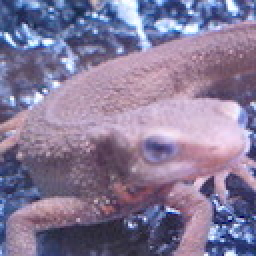
#> input picture img/imori.jpg, 128 x 128 px, found by its file name (shown 2 times larger)
$ python q15.py   (older library calls are emulated)
#> lines starting #> are read from the running program, lines starting #| are printed output that depends on the picture; after the words box and inside, x2 and y2 are one past the last pixel; in counts of white or black regions, pixels touching at a corner belong together
### source/q9.py
import cv2
import numpy as np
import traceback
import functools


def add_padding(img, val=0):
    """画像の周囲を指定した値でパディングします。

    Arguments:
        img {numpy.ndarray} -- 画像

    Keyword Arguments:
        val {int} -- パディングの値 (default: {0})

    Returns:
        numpy.ndarray -- パディング後の画像
    """

    out_img = img.copy()
    out_img = np.insert(out_img, 0, val, 0)
    out_img = np.insert(out_img, -1, val, 0)
    out_img = np.insert(out_img, 0, val, 1)
    out_img = np.insert(out_img, -1, val, 1)

    return out_img


# [17 lines left out: function delete_padding, not called in this run]


def get_filter_value(mat, kernel) -> float:
    """行列にフィルタを適用した結果の値を取得します。

    Arguments:
        mat {numpy.ndarray} -- 行列
        kernel {numpy.ndarray} -- カーネル

    Raises:
        ValueError
        -- カーネルが正方行列でないとき
        -- 入力された行列とカーネルの大きさが違うとき

    Returns:
        float -- フィルタ適用結果の値
    """

    if not kernel.shape[0] == kernel.shape[1]:
        raise ValueError("カネールは正方行列でなければなりません。")

    try:
        return np.sum(mat * kernel)
    except ValueError:
        traceback.print_exc()
        raise


def fix_overflow(img):
    out_img = img.copy()
    out_img[out_img < 0] = 0
    out_img[out_img > 255] = 255

    return out_img


def apply_filter(img, k_size, fil_func):
    """画像にフィルタを適用します。

    Arguments:
        img {numpy.ndarray} -- BGR画像（3ch）
        k_size {numpy.ndarray} -- カーネルサイズ（3x3なら3）
        fil_func {Callable[[numpy.ndarray], float]} -- フィルタ適用関数

    Returns:
        numpy.ndarray -- フィルタ適用後画像（3ch）

    Notes:
        入力はRGB画像、グレー画像でも正常に動作します。
    """

    k_pad = k_size // 2
    channel_num = 1 if img.ndim == 2 else img.shape[2]
    out_img = np.zeros_like(img, np.float)
    tmp_img = img.copy()

    for _ in range(k_pad):
        tmp_img = add_padding(tmp_img)

    for h in range(0, out_img.shape[0]):
        for w in range(0, out_img.shape[1]):
            for channel in range(channel_num):
                h_end = h + 2 * k_pad + 1
                w_end = w + 2 * k_pad + 1
                if channel_num == 1:
                    out_img[h, w] = fil_func(tmp_img[h: h_end, w: w_end])
                else:
                    out_img[h, w, channel] = fil_func(
                        tmp_img[h: h_end, w: w_end, channel])

    out_img = fix_overflow(out_img)

    return out_img.astype(np.uint8)


# [16 lines left out: function _main, not called in this run]

# [2 lines that do not run on import are left out]

### source/q15.py
import cv2
import numpy as np
import functools
import q9


def _main():  # pragma: no cover
    img = cv2.imread(r"img/imori.jpg", cv2.IMREAD_GRAYSCALE)
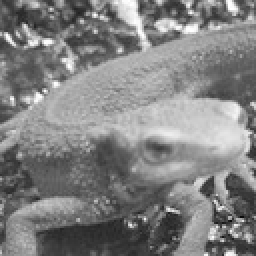
#> img: shape (128, 128) (shown 2 times larger); min 8, max 255, mean 129.1

    sobel_kernel_v = np.array([
        [1, 0, -1],
        [2, 0, -2],
        [1, 0, -1],
    ])

    sobel_kernel_h = np.array([
        [1, 2, 1],
        [0, 0, 0],
        [-1, -2, -1],
    ])

    img_v = q9.apply_filter(img, sobel_kernel_v.shape[0], functools.partial(
            q9.get_filter_value, kernel=sobel_kernel_v))
#> after the loop in apply_filter, `for h in range(0, out_img.shape[0]):`:
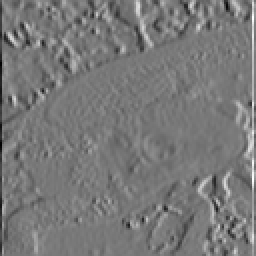
#> out_img: shape (128, 128) float64 (shown 2 times larger); min -722, max 803, mean 0.2; drawn with min black and max white
#> in fix_overflow, `out_img[out_img < 0] = 0`:
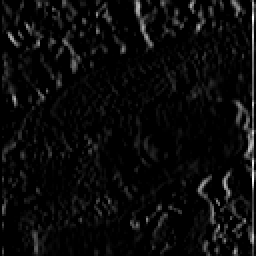
#> out_img: shape (128, 128) float64 (shown 2 times larger); min 0, max 803, mean 34.7; drawn with min black and max white
#> in fix_overflow, `out_img[out_img > 255] = 255`:
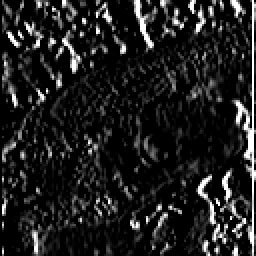
#> out_img: shape (128, 128) float64 (shown 2 times larger); 2.73% of pixels changed, all inside (x1, y1, x2, y2) = (1, 0, 128, 127)

    img_h = q9.apply_filter(img, sobel_kernel_h.shape[0], functools.partial(
            q9.get_filter_value, kernel=sobel_kernel_h))
#> call 2 of apply_filter, with k_size = 3
#> after the loop in apply_filter (call 2), `for h in range(0, out_img.shape[0]):`:
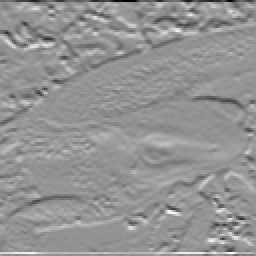
#> out_img: shape (128, 128) float64 (shown 2 times larger); min -999, max 726, mean 0.8; drawn with min black and max white
#> in fix_overflow (call 2), `out_img[out_img < 0] = 0`:
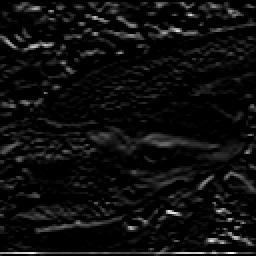
#> out_img: shape (128, 128) float64 (shown 2 times larger); min 0, max 726, mean 40.9; drawn with min black and max white
#> in fix_overflow (call 2), `out_img[out_img > 255] = 255`:
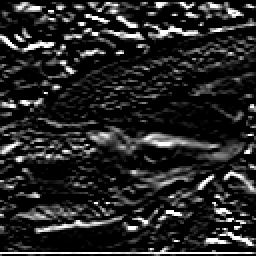
#> out_img: shape (128, 128) float64 (shown 2 times larger); 2.56% of pixels changed, all inside (x1, y1, x2, y2) = (0, 1, 127, 127)

    cv2.imshow("result_v", img_v)
    cv2.waitKey(0)
    cv2.imshow("result_h", img_h)
    cv2.waitKey(0)

    cv2.imwrite(r"img/answer_15_v.jpg", img_v)
    cv2.imwrite(r"img/answer_15_h.jpg", img_h)

if __name__ == "__main__":  # pragma: no cover
    _main()
